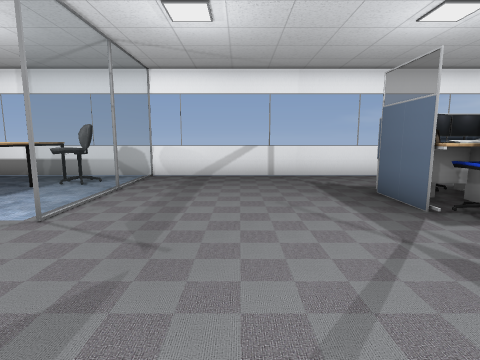
View 1 (above)

24 first-person views from a walk through a 3-D level made in the Godot game engine. The camera is 1.3 m above the floor, tilts 8° down and sees 80° across. Doors that lead somewhere are drawn open, without their leaves. The floor is counted in squares, 1 m on a side. Each view is taken from the middle of a square. On the plan, view 1 faces up. The plan holds only what a view shows up to about 13 squares ahead; the rest is blank. The place goes on beyond the plan. Characters and animated objects are not drawn. Some surface patterns are stand-ins.

View 2
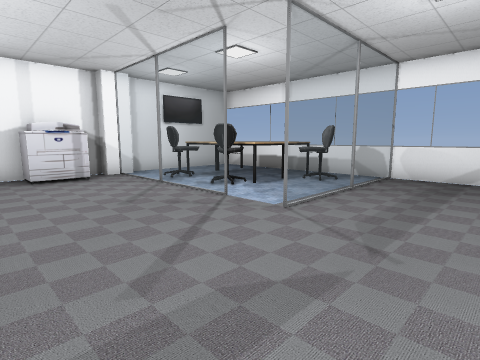

View 3
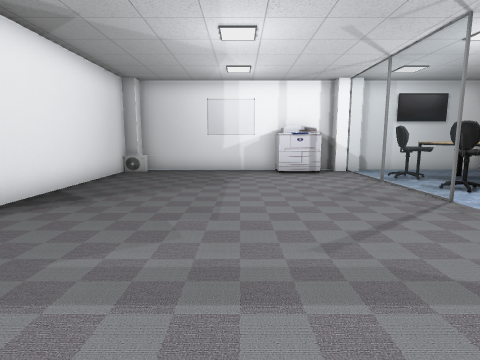

View 4
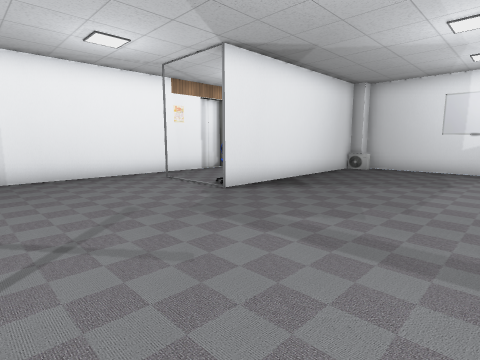

View 5
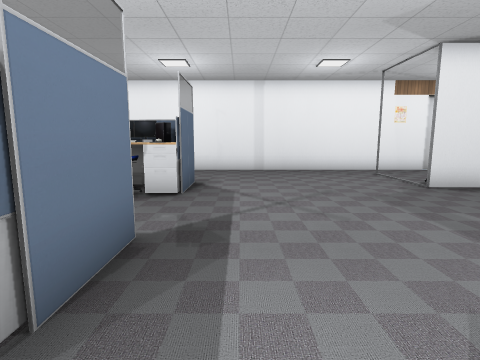

View 6
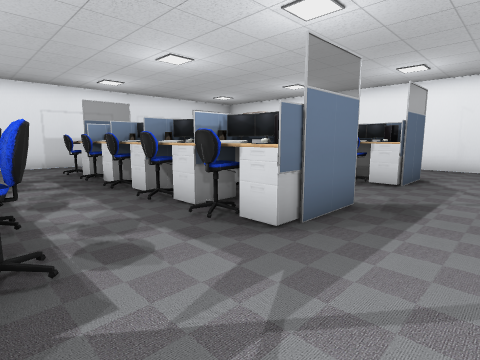

View 7
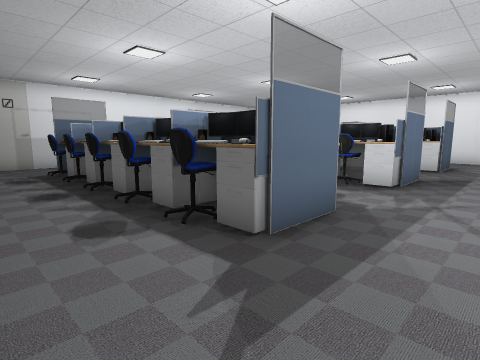

View 8
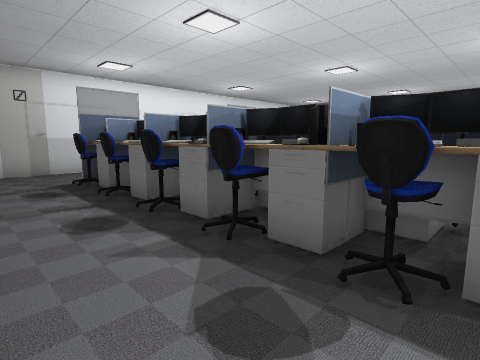

View 9
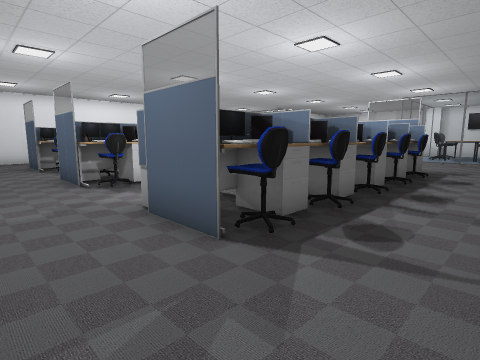

View 10
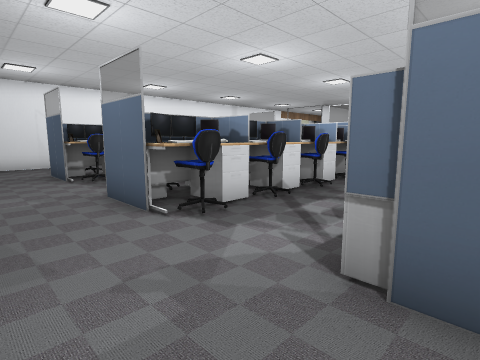

View 11
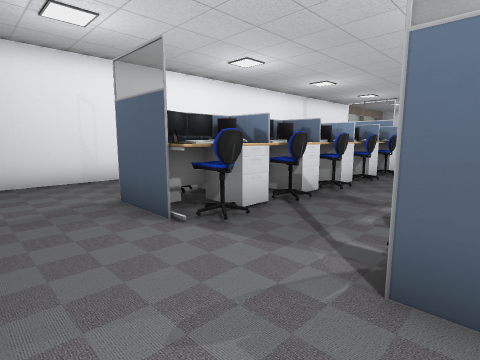

View 12
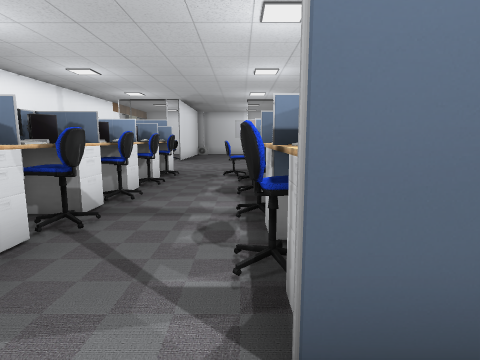

View 13
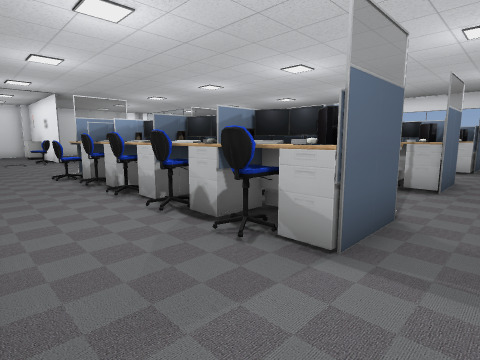

View 14
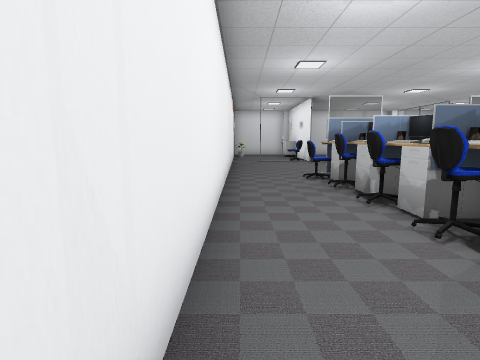

View 15
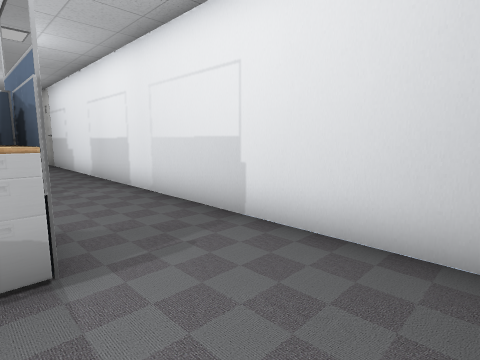

View 16
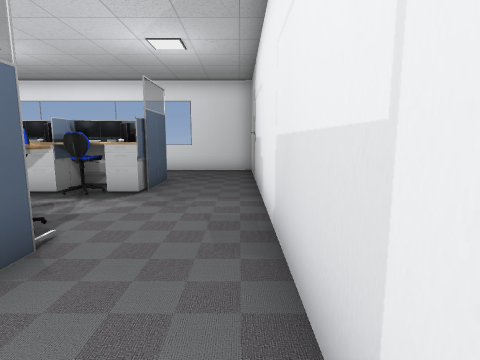

View 17
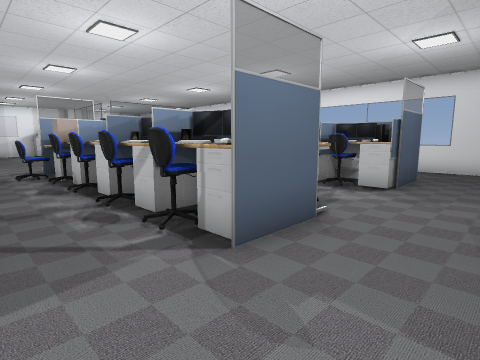

View 18
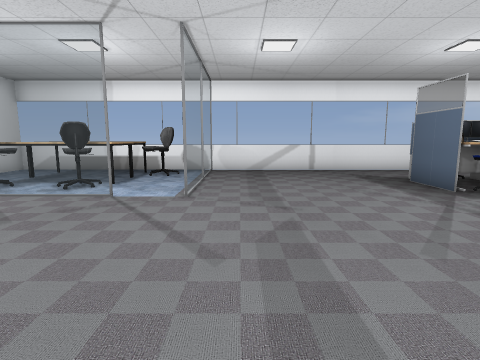

View 19
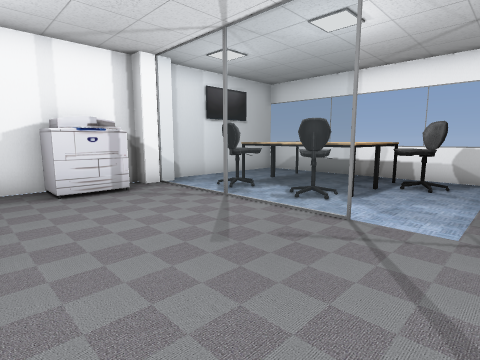

View 20
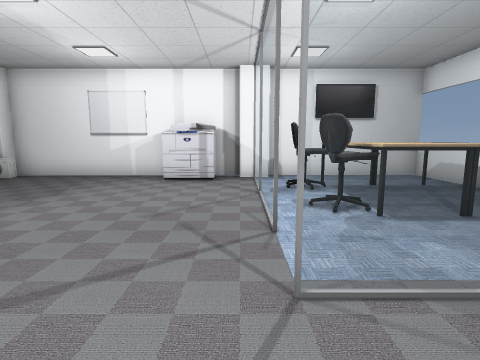

View 21
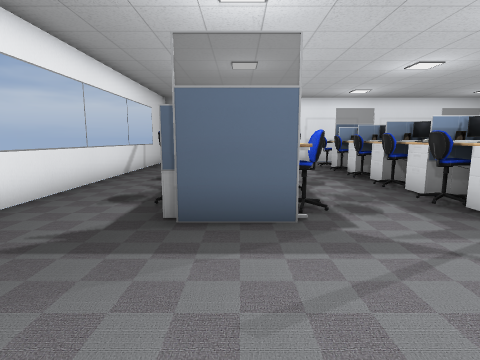

View 22
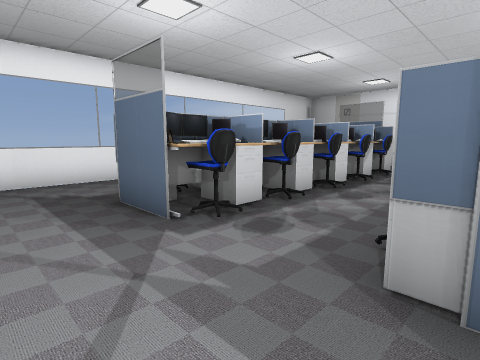

View 23
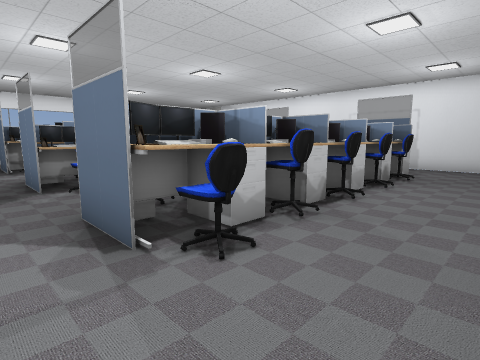

View 24
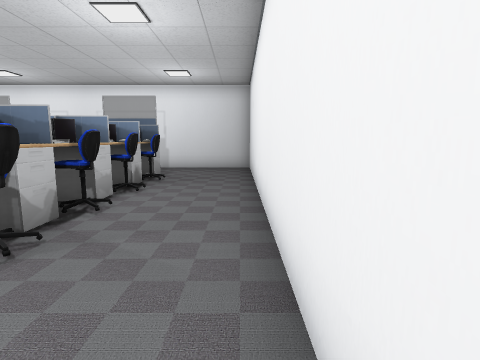

### Floor plan
Points are (right, up) in squares from view 1. A wall is a line through its corners. A room is listed if a view was taken in it or the views show most of it. See-through windows are left out.
Room 1 (views 1, 2, 3, 4, 5, 6, 7, 8, 9, 10, 11, 12, 13, 14, 15, 16, 17, 18, 19, 20, 21, 22, 23, 24)
walls: (-3, -9.5) (16.1, -9.5); (16.5, 6.3) (16.5, 9); (-10.5, -4.8) (-3.1, -4.8); (-11.5, 3.6) (-11.5, -4.2); (16.5, 10.5) (-11.5, 10.5) (-11.5, 5.4); (16.5, -8.9) (16.5, 6.1)
ways out: door at (-4.3, 4.3); door at (16.5, 8); gap at (-3, -8.5)
objects: pillar (-12, -5) to (-11, -4); pillar (-12, 4) to (-11, 5); printer (-11, 2) to (-10, 3); chair (-9, 5) to (-9, 6); table (-9, 6) to (-6, 7); table (-9, 8) to (-9, 9); chair (-7, 6) to (-6, 6); table (-7, 8) to (-6, 9); chair (-5, 8) to (-5, 9); other object (3, -6); chair (3, 5); keyboard (4, -6); monitor (4, -5); computer (4, -4); desk (4, -1); monitor (4, 0); monitor (4, 1); desk (4, 2); other object (4, 5); monitor (4, 6); desk (5, -6); computer (5, -5); desk (5, -4); monitor (5, 1); chair (5, 2); desk (5, 5); computer (5, 6); chair (5, 7); chair (6, -7); other object (6, -6); other object (6, -4); chair (6, -1); other object (6, 1); desk (6, 2); chair (6, 4); other object (6, 5); monitor (6, 6); computer (6, 7); desk (7, -6); computer (7, -5); desk (7, -4); monitor (7, 1); chair (7, 2); desk (7, 5); computer (7, 6); chair (7, 7); chair (8, -7); other object (8, -6); computer (8, -4); chair (8, -1); other object (8, 0); computer (8, 1); desk (8, 2); chair (8, 4); other object (8, 6); other object (8, 7); desk (9, -6); computer (9, -5); desk (9, -4); other object (9, 1); chair (9, 2); desk (9, 5); computer (9, 6); chair (9, 7); chair (10, -7); other object (10, -6); other object (10, -5); computer (10, -4); chair (10, -1); other object (10, 0); computer (10, 1); desk (10, 2); chair (10, 4); computer (10, 7); desk (11, -6); other object (11, -5); desk (11, -4); chair (11, 2); desk (11, 5); other object (11, 6); chair (11, 7); chair (12, -7); other object (12, -6); monitor (12, -5); computer (12, -4); chair (12, -1); other object (12, 0); computer (12, 1); desk (12, 2); chair (12, 4); other object (12, 5); monitor (12, 6); computer (12, 7); desk (13, -6); monitor (13, -5); desk (13, -4); monitor (13, 0); other object (13, 1); chair (13, 2); desk (13, 5); monitor (13, 6); chair (13, 7)

Positions as (right, up) in squares from view 1, and headings:
1: (0, 0), facing up
2: (0, 0), facing up-left
3: (1, 0), facing left
4: (2, 1), facing down-left
5: (2, 3), facing down
6: (1, 5), facing down-right
7: (1, 10), facing down-right
8: (4, 10), facing down-right
9: (16, 10), facing down-left
10: (16, 6), facing down-left
11: (16, 0), facing down-left
12: (15, -1), facing left
13: (15, -9), facing up-left
14: (14, -9), facing left
15: (13, -9), facing up-right
16: (16, -2), facing up
17: (16, -3), facing up-left
18: (-2, -2), facing up
19: (-3, 0), facing up-left
20: (-1, 4), facing left
21: (-1, 6), facing right
22: (1, 1), facing up-right
23: (2, -9), facing up-right
24: (3, -9), facing right
